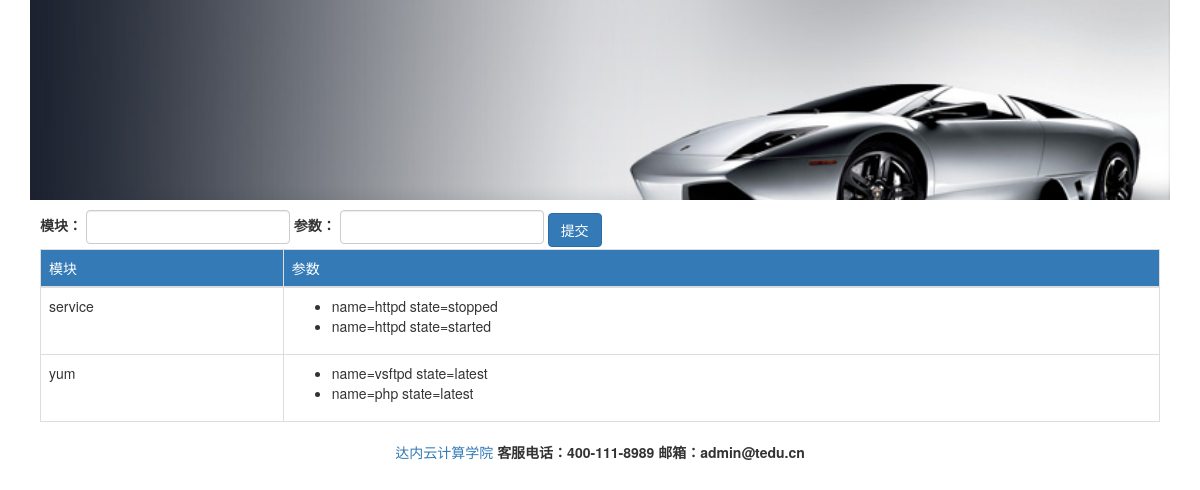
The page /webansi/addmodules/ on the database its author committed.
### webansi/models.py (models this page shows, shortened)
class Module(models.Model):
    mod_name = models.CharField(max_length=50)
    def __str__(self):
        return self.mod_name

class Args(models.Model):
    mod_args = models.CharField(max_length=100)
    mod = models.ForeignKey(Module, on_delete=models.CASCADE)

### webansi/views.py (the view)
def addmodules(request):
    if request.method == 'POST':
        m = request.POST.get('module')
        a = request.POST.get('args')
        mobj = Module.objects.get_or_create(mod_name=m)[0]
        Args.objects.get_or_create(mod_args=a, mod=mobj)
    mod_info = {}
    mods = Module.objects.all()
    for m in mods:
        argss = []
        for args in m.args_set.all():
            argss.append(args.mod_args)
        mod_info[m] = argss
    return render(request, 'webansi/addmodules.html', {'mod_info': mod_info})

### webansi/templates/webansi/addmodules.html (shortened to what this page needs)
{% extends 'webansi/base.html' %}
{% block content %}
    <form action="" role="form" class="form-inline" method="post">
    <div class="form-group">
        <label>
            模块：
            <input type="text" class="form-control" name="module">
        </label>
    </div>
    <div class="form-group">
        <label>
            参数：
            <input type="text" class="form-control" name="args">
        </label>
    </div>
    <div class="form-group">
        <input type="submit" value="提交" class="btn btn-primary">
    </div>
    </form>
    <table class="table table-bordered">
    <thead>
    <tr class="bg-primary">
        <td>模块</td>
        <td>参数</td>
    </tr>
    </thead>
    {% for mod, args in mod_info.items %}
        <tr>
            <td>{{ mod }}</td>
            <td>
                <ul>
                    {% for a in args %}
                        <li>{{ a }}</li>
                    {% endfor %}
                </ul>
            </td>
        </tr>
    {% endfor %}
    </table>
{% endblock %}

### rows shown on the page
Module: mod_name "service"
Args: args "name=httpd state=stopped"
Args: args "name=httpd state=started"
Module: mod_name "yum"
Args: args "name=vsftpd state=latest"
Args: args "name=php state=latest"
